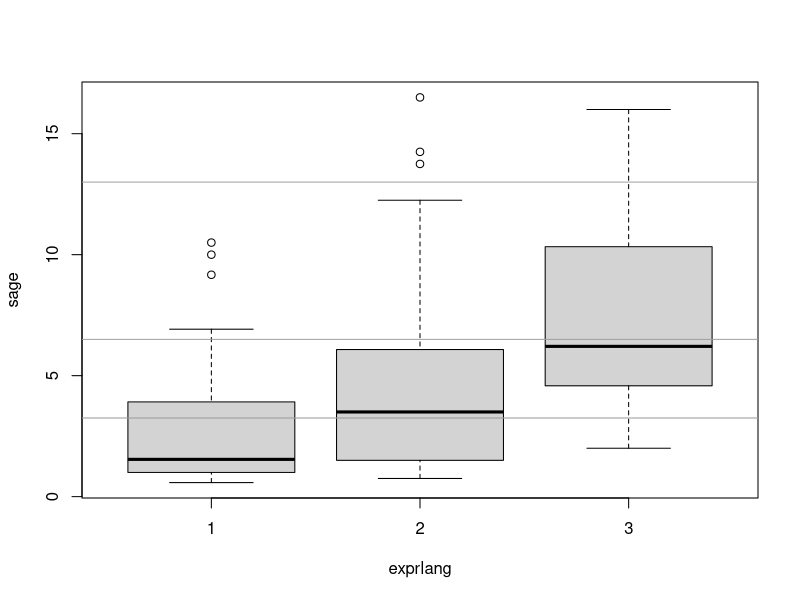
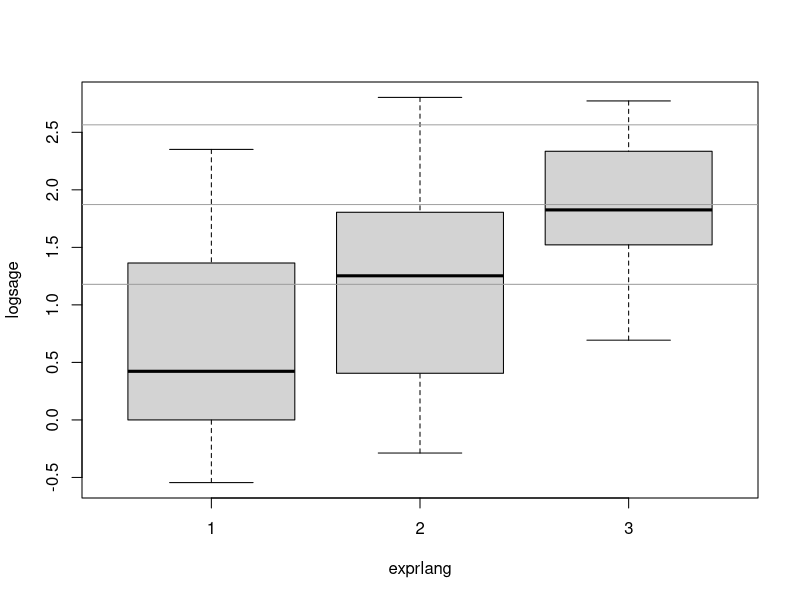
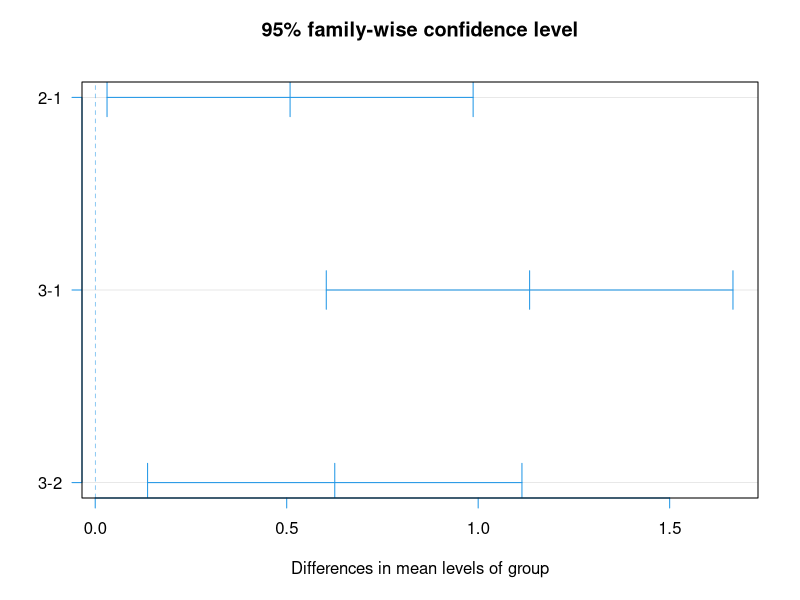

Generate these figures, in order, with R:
###### Continuous outcomes: Autism study
aut = read.csv("./Datasets/Autism.csv")
dim(aut)
aut[1:5,]
table(aut$exprlang)  # group size

#### Explore data
boxplot(sage ~ exprlang, data=aut)
abline(h=13, col=8); 
abline(h=13/2, col=8)
abline(h=13/4, col=8)

boxplot(logsage ~ exprlang, data=aut)
abline(h=log(13), col=8)
abline(h=log(13/2), col=8)
abline(h=log(13/4), col=8)

(logsage.mean = with(aut, tapply(logsage, exprlang, mean)))
exp(logsage.mean)  # Vineland age, geometric mean 
with(aut, tapply(logsage, exprlang, sd))

#### One-way ANOVA, F-test
aut$group = as.factor(aut$exprlang) # factor with 3 levels: 1, 2, 3
fit = aov(logsage ~ group, data=aut)
summary(fit)  # F-test, ANOVA table

#### Pairwise comparisons
### Tukey correction
(tfit = TukeyHSD(fit))  # includes p-values, CI
plot(TukeyHSD(fit), las=1, col=4)
exp(tfit$group)  ## VSA13 mean ratios



### Pairwise comparisons, Bonferroni (p-values)
pairwise.t.test(aut$logsage, aut$group, p.adjust.method="bonferroni")

### Pairwise comparisons, Holm (p-values)
pairwise.t.test(aut$logsage, aut$group, p.adjust.method="holm")


#### Non-parametric 1-way ANOVA
### Overall test: Kruskal-Wallis, sage
kruskal.test(sage ~ group, data=aut)

### Pairwise comparisons, Bonferroni
pairwise.wilcox.test(aut$sage, aut$group, p.adj="bonf")

### Pairwise comparisons, Holm
pairwise.wilcox.test(aut$sage, aut$group, p.adj="holm")
